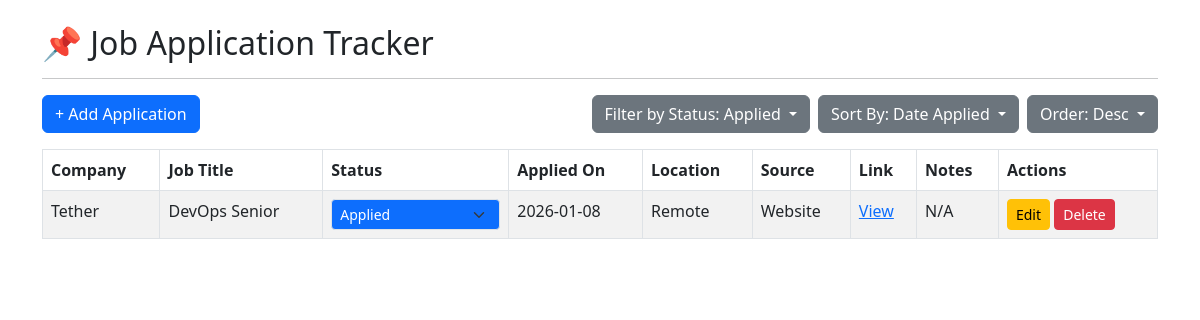
/?status=Applied&sort_by=date_applied&order=DESC, run on the app's committed database.
### tables this page shows
CREATE TABLE jobs (
            id INTEGER PRIMARY KEY AUTOINCREMENT,
            company TEXT NOT NULL,
            job_title TEXT NOT NULL,
            status TEXT NOT NULL,
            application_link TEXT,
            notes TEXT,
            date_applied TEXT NOT NULL,
            location TEXT,
            source TEXT
        );

### app.py (the view)
@app.route("/")
def index():
    db = get_db()
    filter_status = request.args.get("status")
    sort_by = request.args.get("sort_by", "date_applied")
    order = request.args.get("order", "DESC") # Default to descending
    valid_sort_columns = ["company", "job_title", "status", "date_applied"]
    if sort_by not in valid_sort_columns:
        sort_by = "date_applied" # Default if invalid
    if order.upper() not in ["ASC", "DESC"]:
        order = "DESC" # Default if invalid
    query = "SELECT * FROM jobs"
    params = []
    if filter_status:
        query += " WHERE status = ?"
        params.append(filter_status)
    query += f" ORDER BY {sort_by} {order}" # F-string is safe here because sort_by and order are validated
    jobs = db.execute(query, tuple(params)).fetchall()
    return render_template("index.html", jobs=jobs, filter_status=filter_status, sort_by=sort_by, order=order)

### app.py (called while the page is built)
def get_db():
    os.makedirs("data", exist_ok=True)
    conn = sqlite3.connect(DB_PATH)
    conn.row_factory = sqlite3.Row
    return conn

### templates/index.html (shortened to what this page needs)
{% extends "base.html" %}
{% block content %}
<div class="d-flex justify-content-between align-items-center mb-3">
    <a class="btn btn-primary" href="/add">+ Add Application</a>
    <div class="d-flex">
        <div class="dropdown me-2">
            <button class="btn btn-secondary dropdown-toggle" type="button" id="statusFilter" data-bs-toggle="dropdown" aria-expanded="false">
                Filter by Status: {{ filter_status if filter_status else 'All' }}
            </button>
        </div>
        <div class="dropdown me-2">
            <button class="btn btn-secondary dropdown-toggle" type="button" id="sortBy" data-bs-toggle="dropdown" aria-expanded="false">
                Sort By: {{ sort_by.replace('_', ' ').title() if sort_by else 'Applied On' }}
            </button>
        </div>
        <div class="dropdown">
            <button class="btn btn-secondary dropdown-toggle" type="button" id="orderBy" data-bs-toggle="dropdown" aria-expanded="false">
                Order: {{ order.title() if order else 'Descending' }}
            </button>
        </div>
    </div>
</div>
<table class="table table-bordered table-striped">
<thead>
<tr>
<th>Company</th>
<th>Job Title</th>
<th>Status</th>
<th>Applied On</th>
<th>Location</th>
<th>Source</th>
<th>Link</th>
<th>Notes</th>
<th>Actions</th>
</tr>
</thead>
<tbody>
{% for job in jobs %}
<tr>
<td>{{ job.company }}</td>
<td>{{ job.job_title }}</td>
<td>
    <select class="form-select form-select-sm status-select" data-job-id="{{ job.id }}" data-original-status="{{ job.status }}">
        <option value="Applied" {% if job.status == 'Applied' %}selected{% endif %}>Applied</option>
    </select></td>
<td>{{ job.date_applied }}</td>
<td>{{ job.location if job.location else 'N/A' }}</td>
<td>{{ job.source if job.source else 'N/A' }}</td>
<td>
{% if job.application_link %}
<a href="{{ job.application_link }}" target="_blank">View</a>
{% else %}
N/A
{% endif %}
</td>
<td>{{ job.notes if job.notes else 'N/A' }}</td>
<td>
    <a href="{{ url_for('edit', job_id=job.id) }}" class="btn btn-warning btn-sm">Edit</a>
    <form action="{{ url_for('delete', job_id=job.id) }}" method="post" style="display:inline;">
        <button type="submit" class="btn btn-danger btn-sm" onclick="return confirm('Are you sure you want to delete this job application?');">Delete</button>
    </form>
</td>
</tr>
{% endfor %}
</tbody>
</table>
{% endblock %}

### data on the page
jobs: status "Applied", company "Tether", job_title "DevOps Senior", status+id "Applied", date_applied "2026-01-08", location "Remote", source "Website", notes "N/A"

### other printed values
{{ sort_by.replace('_', ' ').title() if sort_by else 'Applied On' }} "Date Applied"
{{ order.title() if order else 'Descending' }} "Desc"
